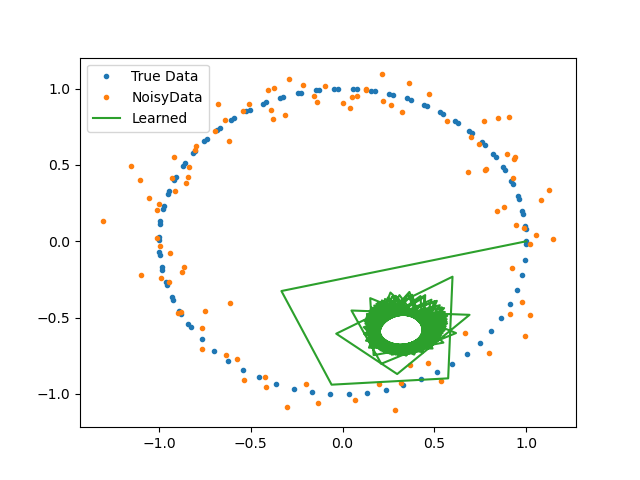

This figure's Python source:
import torch
import torch.nn as nn
import matplotlib.pyplot as plt
from torchdiffeq import odeint

# Generate noisy circular data
def true_dynamics(t, states):
    x, y = states
    return torch.stack([-y, x])

t = torch.linspace(0., 10., steps=100)
init = torch.tensor([1., 0.])
true_traj = odeint(true_dynamics, init, t)
noisy_traj = true_traj + 0.1 * torch.randn_like(true_traj)

# Neural ODE definition
class ODEFunc(nn.Module):
    def __init__(self):
        super().__init__()
        self.net = nn.Sequential(
            nn.Linear(2, 500),
            nn.Tanh(),
            nn.Linear(500, 500),
            nn.Tanh(),
            nn.Linear(500, 2),
        )
    
    def forward(self, t, states):
        return self.net(states)
    
odefunc = ODEFunc()

# Optimizer
optimizer = torch.optim.Adam(odefunc.parameters(), lr=1e-3)

for epoch in range(2000):
    pred = odeint(odefunc, init, t)
    loss = torch.mean((pred - noisy_traj)**2)

    optimizer.zero_grad()
    loss.backward()
    optimizer.step()

    if epoch % 100 == 0:
        print(f"Epoch {epoch} loss {loss.item():.4f}")

# Plot results
pred = odeint(odefunc, init, t).detach()
plt.plot(true_traj[:, 0], true_traj[:, 1], '.', label = 'True Data')
plt.plot(noisy_traj[:, 0], noisy_traj[:, 1], '.', label = 'NoisyData')
plt.plot(pred[:, 0], pred[:, 1], '-', label = 'Learned')
plt.legend()
plt.savefig("chat_gpt_example.png")
plt.show()
